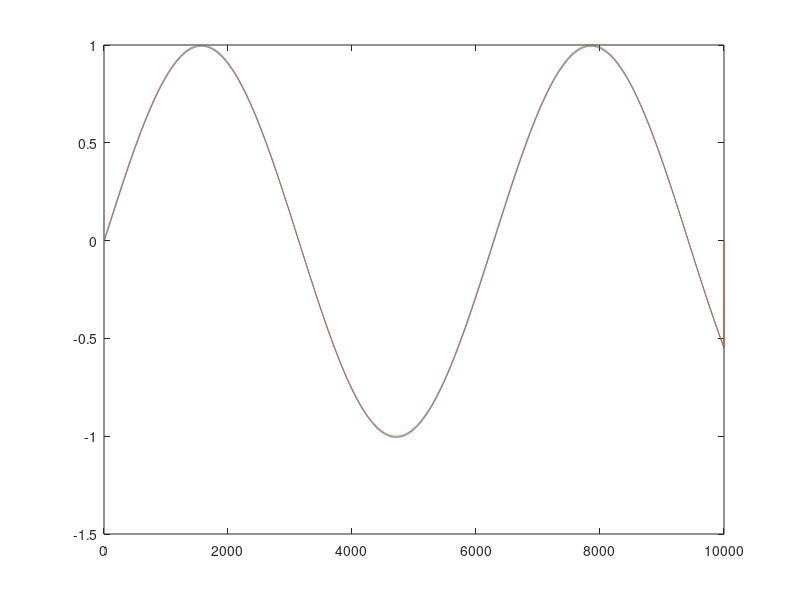
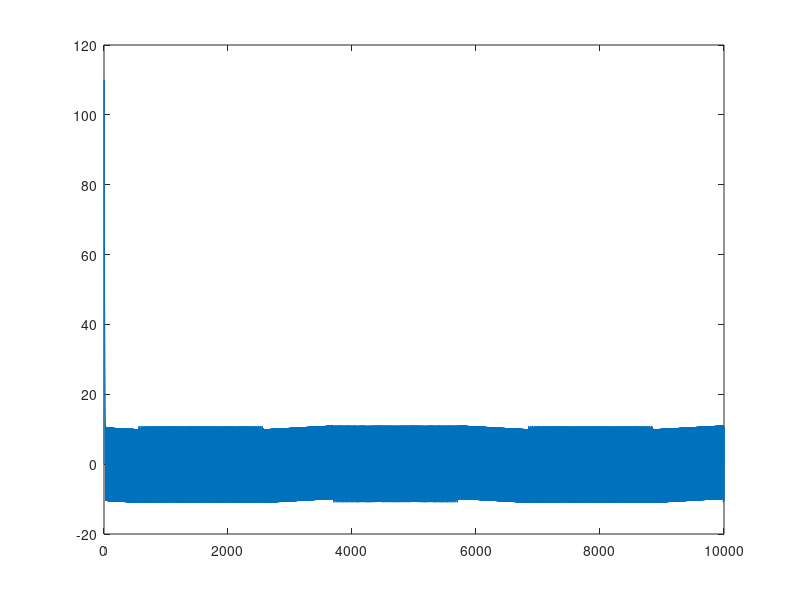

MATLAB code to generate these figures, in order:
%feedback linearization
%cheng, sheng-wen

close all;

iteration=10000
dt = 0.001

%system constants
a = 2
b = 4

%gain of feedback linearization controller
k_fb_linerize =50;
%gain of high gain controller
k_high_gain = 50;
%gains of high frequency controller
k_high_freq_1 = 50;
k_high_freq_3 = 10;

%control input
u = zeros(1, iteration);
u_feedback_linearize = zeros(1, iteration);
u_high_gain = zeros(1, iteration);
u_high_freq = zeros(1, iteration);

%system dynamics
t = 1:iteration;
x = zeros(1, iteration);
x_dot = zeros(1, iteration);
x_double_dot = zeros(1, iteration);

%desired trajectory
x_desired = zeros(1, iteration);
x_desired_dot = zeros(1, iteration);
x_desired_double_dot = zeros(1, iteration);

%initial conditions
x(1) = 0;
x_desired(1) = 0;
x_desire_dot(1) = 0;
x_desire_double_dot(1) = 0;

alpha = 1; %gain of filter tracking error

e_dot = zeros(1, iteration); %error = x - x_desired

for i=2:iteration-1
    %generate desired trajectory
    x_desired(i) = sin(i*dt);
    x_desire_dot(i) = cos(i*dt);
    x_desire_double_dot(i) = -sin(i*dt);
   
    e_dot(i) = x_dot(i) - x_desire_dot(i);
    r = e_dot(i) + alpha*e_dot(i);
    
    %calculate control input using feedback linearization method
    u_feedback_linearize(i) = ...%-(a*x(i) + b*cos(x(i))) 
        + (x_desire_double_dot(i)) ...
         -(alpha*e_dot(i)) - (k_fb_linerize*r);
     
    %calculate control input using high gain controller
    u_high_gain(i) = -(k_high_gain*r);
    
    %calculate control input using high frequency controller
    if r == 0
        sgn = 0;
    elseif r > 0
        sgn = 1;
    elseif r < 0
        sgn = -1;
    end    
    u_high_freq(i) = -(k_high_freq_1*r + k_high_freq_3*sgn);
    
    %select one controlling strategy
    u(i) = u_feedback_linearize(i);
    u(i) = u_high_gain(i);
    u(i) = u_high_freq(i);
    
    %dynamics of the system
    x_double_dot(i+1) = u(i);%a*x(i) + b*cos(x(i)) + u(i);
    x_dot(i+1) = x_dot(i) + x_double_dot(i+1) * dt;
    x(i+1) = x(i) + x_dot(i+1) * dt;
end

%plot(t, x_desire_dot)
%plot(t, x_desire_double_dot)

figure(1)
plot(t, x)
hold on;
plot(t, x_desired)

figure(2)
plot(t, u)